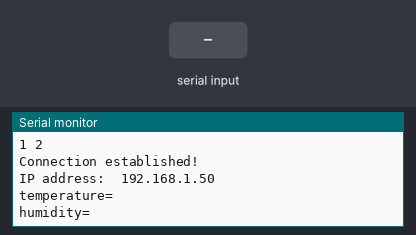
A sketch run on a simulated ESP8266 (NodeMCU). Parts: the last lines printed to the serial monitor. The test bench sets the inputs (shaded band). WiFi joins after 1.5 s; servers stay silent unless stated; uploads are accepted with an empty reply.

Above: at 3.2 s.
3.3 s: "T\n" received over Serial
At 6.17 s:
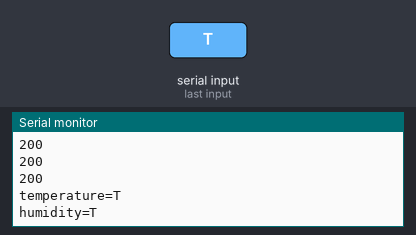
6.3 s: "1\n" received over Serial
7.8 s: "T\n" received over Serial
At 9.17 s:
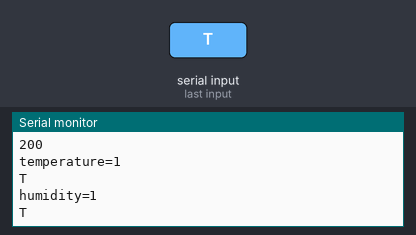

Measured:
- after the input at 3.3 s, the serial monitor: prints a new line after 2.7 s (image 1)
- after the input at 7.8 s, the serial monitor: prints a new line after 1.2 s (image 2)

The sketch:

wifi_ownrouter_14jan.ino
```cpp
#include <ESP8266WiFi.h>        // Include the Wi-Fi library
#include <ESP8266HTTPClient.h>
const char* ssid     = "amusemefirst";         // The SSID (name) of the Wi-Fi network you want to connect to
const char* password = "?3502679?";     // The password of the Wi-Fi network
int j = 0;
void setup() {
  Serial.begin(115200);         // Start the Serial communication to send messages to the computer
  delay(10);
  Serial.println('\n');
  WiFi.mode(WIFI_STA);
  WiFi.begin(ssid, password);             // Connect to the network
  Serial.print("Connecting to ");
  Serial.print(ssid); Serial.println(" ...");

  int i = 0;
  while (WiFi.status() != WL_CONNECTED) { // Wait for the Wi-Fi to connect
    delay(1000);
    Serial.print(++i); Serial.print(' ');
  }

  Serial.println('\n');
  Serial.println("Connection established!");
  Serial.print("IP address:\t");
  Serial.println(WiFi.localIP());         // Send the IP address of the ESP8266 to the computer
}

void loop() {
  String maindata;
  String para[2];
  String temperature, humidity, pir, soundDB, co;
  int commaindex, ci2, ci3, ci4,terminate;
  j = 0;
//char inData[11]; // Allocate some space for the string
//char inChar=-1; // Where to store the character read
//byte index = 0; // Index into array; where to store the character
 // char main[11];
//  if (Serial.available()) {
//    //sprintf(main, "%d", Serial.read());
//    Serial.write(Serial.read());
//  }
//
//    while (Serial.available() > 0) // Don't read unless
//                                   // there you know there is data
//    {
//        if(index < 10) // One less than the size of the array
//        {
//            inChar = Serial.read(); // Read a character
//            inData[index] = inChar; // Store it
//            index++; // Increment where to write next
//            inData[index] = '\0'; // Null terminate the string
//        }
//    }
  //if(Serial.available()){
      maindata = Serial.readString();
  //  para = strtok(maindata,",");
//    for(int i=0;i<10;i++){
//      para[j][i-(j*4)] = dString(maindata,i);
//    }
    commaindex = maindata.indexOf(",");
    ci2 = maindata.indexOf(",", commaindex+1);
    ci3 = maindata.indexOf(",", ci2+1);
    ci4 = maindata.indexOf(",", ci3+1);
    terminate = maindata.indexOf("T");
    temperature = "temperature="+maindata.substring(0,commaindex);
    humidity = "humidity="+maindata.substring(commaindex+1, ci2);
    pir = "pir="+maindata.substring(ci2+1, ci3);
    soundDB = "soundDB="+maindata.substring(ci3+1, ci4);
    co = "co="+maindata.substring(ci4+1, terminate); //format of substring, (startIndex, length)
    //Serial.println(para[0]);
    //Serial.println(commaindex);
    Serial.println(temperature);
    Serial.println(humidity);
 // }

  if(WiFi.status()==WL_CONNECTED){

   // sprintf(main, "%s", Serial.read());
    //Serial.print(inData[0]);
    //Serial.write(maindata);

    HTTPClient http;
    http.begin("http://192.168.0.102:5000/api/post");
    //http.addHeader("Content-Type", "text/plain");
    http.addHeader("Content-Type", "application/x-www-form-urlencoded");
    //int httpCode = http.GET();
    int httpCode = http.POST(temperature);
    //int httpCode1 = http.POST(humidity);
    String payload = http.getString();
    Serial.println(httpCode);
    Serial.println(payload);
    http.end();

    http.begin("http://192.168.0.102:5000/api/hmd");
    //http.addHeader("Content-Type", "text/plain");
    http.addHeader("Content-Type", "application/x-www-form-urlencoded");
    //int httpCode = http.GET();
    //int httpCode = http.POST(temperature);
    int httpCode1 = http.POST(humidity);
    String payload_hmd = http.getString();
    Serial.println(httpCode1);
    Serial.println(payload_hmd);
    http.end();

    http.begin("http://192.168.0.102:5000/api/pir");
    //http.addHeader("Content-Type", "text/plain");
    http.addHeader("Content-Type", "application/x-www-form-urlencoded");
    int httpCode2 = http.POST(pir);
    String payload_pir = http.getString();
    Serial.println(httpCode2);
    Serial.println(payload_pir);
    http.end();

    http.begin("http://192.168.0.102:5000/api/sound");
    //http.addHeader("Content-Type", "text/plain");
    http.addHeader("Content-Type", "application/x-www-form-urlencoded");
    int httpCode3 = http.POST(soundDB);
    String payload_sound = http.getString();
    Serial.println(httpCode3);
    Serial.println(payload_sound);
    http.end();

    http.begin("http://192.168.0.102:5000/api/co");
    //http.addHeader("Content-Type", "text/plain");
    http.addHeader("Content-Type", "application/x-www-form-urlencoded");
    int httpCode4 = http.POST(co);
    String payload_co = http.getString();
    Serial.println(httpCode4);
    Serial.println(payload_co);
    http.end();
    }
    else{
      Serial.println("Error in WiFi connection...");
    }
    delay(1000);
}
```
